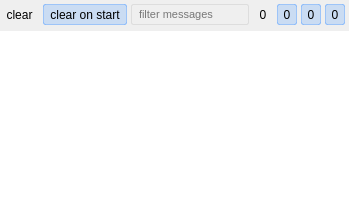
      <widget class="QWidget" name="logPage">
       <layout class="QVBoxLayout" name="verticalLayout_3">
        <property name="spacing">
         <number>0</number>
        </property>
        <property name="leftMargin">
         <number>0</number>
        </property>
        <property name="topMargin">
         <number>0</number>
        </property>
        <property name="rightMargin">
         <number>0</number>
        </property>
        <property name="bottomMargin">
         <number>0</number>
        </property>
        <item>
         <widget class="QWidget" name="logWidget" native="true">
          <property name="styleSheet">
           <string notr="true">QToolButton {
     padding: 1px;
	 border: 1px solid transparent;
	 border-radius: 2px;
     background: transparent;
	height: 14px;
}

QToolButton:hover {
		border: 1px solid  rgba( 92, 163, 255, 20% );
		background-color: rgba( 92, 163, 255, 10% );
}

QToolButton:checked, QToolButton:hover:pressed {
		border: 1px solid  rgba( 92, 163, 255, 50% );
		background-color: rgba( 92, 163, 255, 25% );
}</string>
          </property>
          <layout class="QHBoxLayout" name="horizontalLayout_11">
           <property name="spacing">
            <number>4</number>
           </property>
           <property name="leftMargin">
            <number>0</number>
           </property>
           <property name="topMargin">
            <number>4</number>
           </property>
           <property name="rightMargin">
            <number>4</number>
           </property>
           <property name="bottomMargin">
            <number>6</number>
           </property>
           <item>
            <widget class="QToolButton" name="clearLogButton">
             <property name="minimumSize">
              <size>
               <width>0</width>
               <height>21</height>
              </size>
             </property>
             <property name="toolTip">
              <string>Clear messages</string>
             </property>
             <property name="text">
              <string>clear</string>
             </property>
             <property name="autoRaise">
              <bool>true</bool>
             </property>
            </widget>
           </item>
           <item>
            <widget class="QToolButton" name="clearLogOnStartButton">
             <property name="minimumSize">
              <size>
               <width>0</width>
               <height>21</height>
              </size>
             </property>
             <property name="toolTip">
              <string>Clear messages on simulation start</string>
             </property>
             <property name="text">
              <string>clear on start</string>
             </property>
             <property name="checkable">
              <bool>true</bool>
             </property>
             <property name="checked">
              <bool>true</bool>
             </property>
             <property name="autoRaise">
              <bool>true</bool>
             </property>
            </widget>
           </item>
           <item>
            <widget class="QLineEdit" name="logFilterLineEdit">
             <property name="styleSheet">
              <string notr="true">QLineEdit {
     border: 1px solid #ddd;
	 border-radius: 2px;
     padding: 1px 5px 2px 5px;
     background: transparent;
	font-size: 11px;
 }</string>
             </property>
             <property name="placeholderText">
              <string>filter messages</string>
             </property>
             <property name="clearButtonEnabled">
              <bool>true</bool>
             </property>
            </widget>
           </item>
           <item>
            <widget class="QToolButton" name="showDebugMessagesButton">
             <property name="toolTip">
              <string>Show debug messages</string>
             </property>
             <property name="text">
              <string>0</string>
             </property>
             <property name="icon">
              <iconset resource="../icons/icons.qrc">
               <normaloff>:/icons/light/debug.svg</normaloff>:/icons/light/debug.svg</iconset>
             </property>
             <property name="checkable">
              <bool>true</bool>
             </property>
             <property name="checked">
              <bool>false</bool>
             </property>
             <property name="toolButtonStyle">
              <enum>Qt::ToolButtonStyle::ToolButtonTextBesideIcon</enum>
             </property>
             <property name="autoRaise">
              <bool>true</bool>
             </property>
            </widget>
           </item>
           <item>
            <widget class="QToolButton" name="showInfoMessagesButton">
             <property name="toolTip">
              <string>Show info messages</string>
             </property>
             <property name="text">
              <string>0</string>
             </property>
             <property name="icon">
              <iconset resource="../icons/icons.qrc">
               <normaloff>:/icons/light/info.svg</normaloff>:/icons/light/info.svg</iconset>
             </property>
             <property name="checkable">
              <bool>true</bool>
             </property>
             <property name="checked">
              <bool>true</bool>
             </property>
             <property name="toolButtonStyle">
              <enum>Qt::ToolButtonStyle::ToolButtonTextBesideIcon</enum>
             </property>
             <property name="autoRaise">
              <bool>true</bool>
             </property>
            </widget>
           </item>
           <item>
            <widget class="QToolButton" name="showWarningMessagesButton">
             <property name="toolTip">
              <string>Show warning messages</string>
             </property>
             <property name="text">
              <string>0</string>
             </property>
             <property name="icon">
              <iconset resource="../icons/icons.qrc">
               <normaloff>:/icons/light/warning.svg</normaloff>:/icons/light/warning.svg</iconset>
             </property>
             <property name="checkable">
              <bool>true</bool>
             </property>
             <property name="checked">
              <bool>true</bool>
             </property>
             <property name="toolButtonStyle">
              <enum>Qt::ToolButtonStyle::ToolButtonTextBesideIcon</enum>
             </property>
             <property name="autoRaise">
              <bool>true</bool>
             </property>
            </widget>
           </item>
           <item>
            <widget class="QToolButton" name="showErrorMessagesButton">
             <property name="toolTip">
              <string>Show error messages</string>
             </property>
             <property name="text">
              <string>0</string>
             </property>
             <property name="icon">
              <iconset resource="../icons/icons.qrc">
               <normaloff>:/icons/light/error.svg</normaloff>:/icons/light/error.svg</iconset>
             </property>
             <property name="checkable">
              <bool>true</bool>
             </property>
             <property name="checked">
              <bool>true</bool>
             </property>
             <property name="toolButtonStyle">
              <enum>Qt::ToolButtonStyle::ToolButtonTextBesideIcon</enum>
             </property>
             <property name="autoRaise">
              <bool>true</bool>
             </property>
            </widget>
           </item>
          </layout>
         </widget>
        </item>
        <item>
         <widget class="QTreeView" name="logTreeView">
          <property name="frameShape">
           <enum>QFrame::Shape::NoFrame</enum>
          </property>
          <property name="rootIsDecorated">
           <bool>false</bool>
          </property>
          <attribute name="headerVisible">
           <bool>false</bool>
          </attribute>
         </widget>
        </item>
       </layout>
      </widget>
